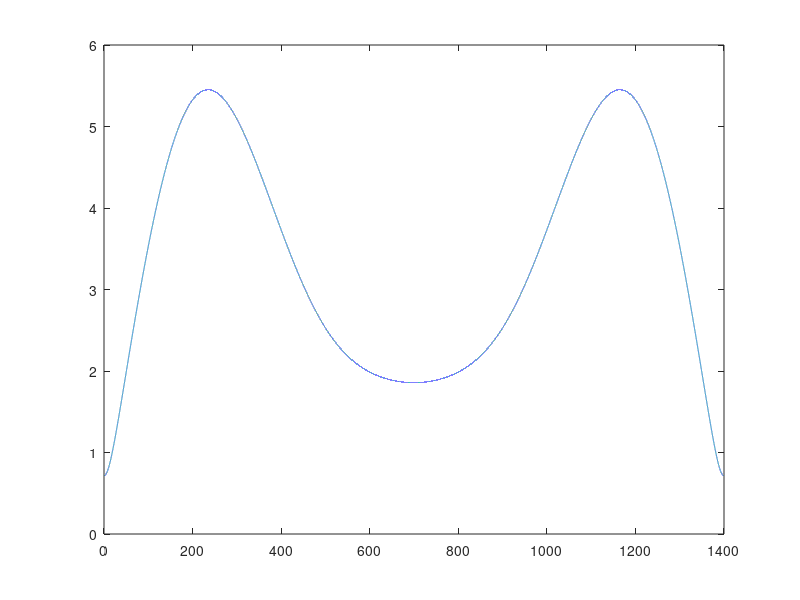
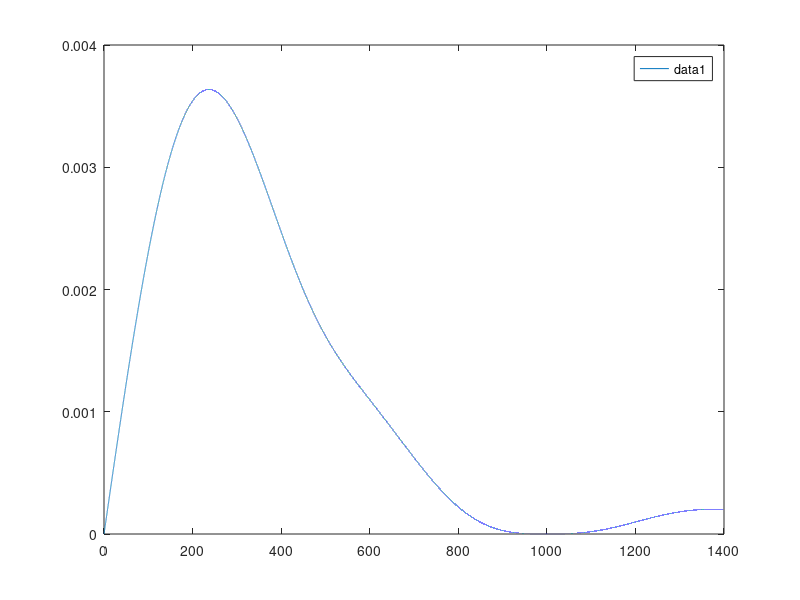
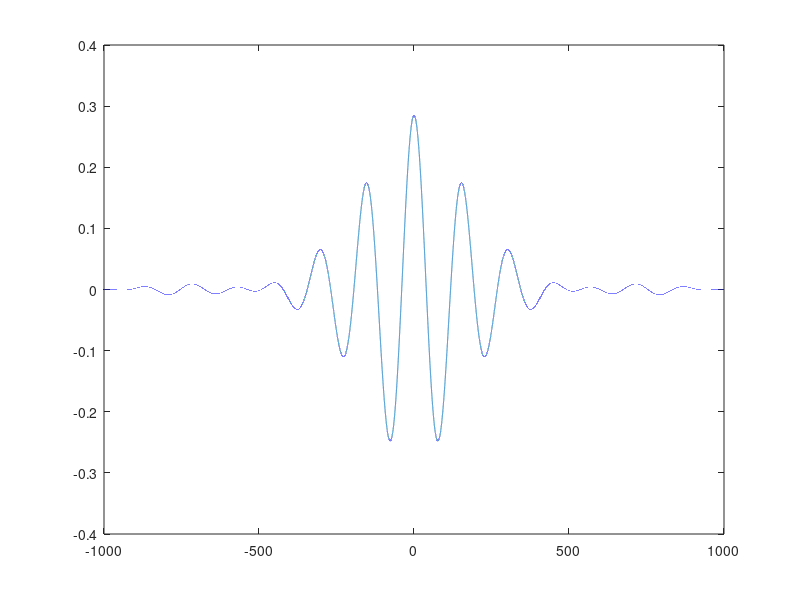
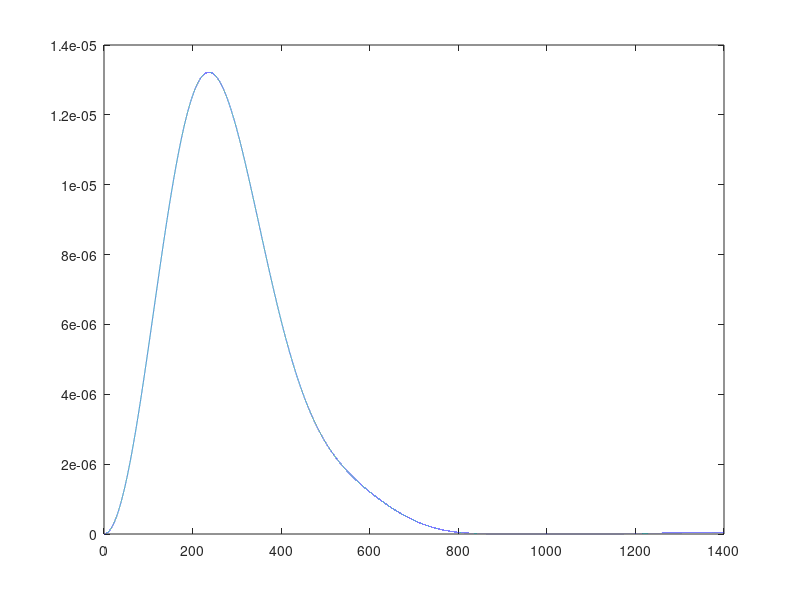

These charts were generated, in order, by the following MATLAB code:
% Intro to Communications
% Project Spring 2020

% Stephen Hargreaves
% Kevin Libertowski
% Gretchen Woodling

clc
format compact

g1 = @(t) (1000*t - 2).^2;
g2 = @(t) (-5000*t + 22).^2;
g3 = @(t) (3000*t - 18).^2;

% Energy of g(t)
E_gt = integral(g1, .002, .004) + integral(g2, .004, .005) + integral(g3, .005, .006);

% g(t)^2
gt_sq = @(t) abs((2*tripuls(t - .004, .004) - 4*tripuls(t - .005, .002))).^2;

% Plot of g(t)
% t = 0:.0001:.04;
% gt = 2*tripuls(t - .004, .004) - 4*tripuls(t - .005, .002);
% plot(t, gt)

% Energy from triangular pulse waveform
E_tripuls = integral(gt_sq, 0, .006);

% G(f)^2
Gf_sq = @(f) abs((.004*sinc((.004*f)/2).^2 .* exp(-1i*pi*2*f*.004) - .004*sinc((.002*f)/2).^2 .* exp(-1i*pi*2*f*.005)).^2);

% Setup for while loop
E_ess = 0;
B_step = .1;
B_ess = B_step;

format long

% while E_ess < .99*E_gt
%     B_ess = B_ess + B_step;
%     E_ess = integral(Gf_sq, -B_ess, B_ess)
% end

% calculated from while loop
B_ess_cal = 694.2;

% oversample essential bandwidth
BW = 1400;

t = 0:1/BW:.04;
gt = 2*tripuls(t - .004, .004) - 4*tripuls(t - .005, .002);
stem(t, gt)

n = 100000;
f = linspace(0, BW, n);
Gf_fft = fft(gt, n);
figure(1)
plot(f, abs(Gf_fft));

% subplot(2,1,1)

Gf = .004*sinc((.004*f)/2).^2 .* exp(-1i*pi*2*f*.004) - .004*sinc((.002*f)/2).^2 .* exp(-1i*pi*2*.005*f);
figure(2)
plot(f, abs(Gf))
% subplot(2,1,2)

legend('show')

% I-4
gt_sq_int = @(t) abs(2*tripuls(t - .004, .004) - 4*tripuls(t - .005, .002)).^2;
E_gt = integral(gt_sq_int, 0, 1)

Gf_sq_int = @(f) abs((.004*sinc((.004*f)/2).^2 .* exp(-1i*pi*2*f*.004) - .004*sinc((.002*f)/2).^2 .* exp(-1i*pi*2*f*.005)).^2);
E_gf = integral(Gf_sq_int, -1000000, 1000000)

% I-5
G_xcorr = xcorr(Gf);
figure(3)
plot(linspace(-1000, 1000, length(G_xcorr)), G_xcorr)

G_ESD = abs(Gf).^2;
figure(4)
plot(f, G_ESD)

% II-1


